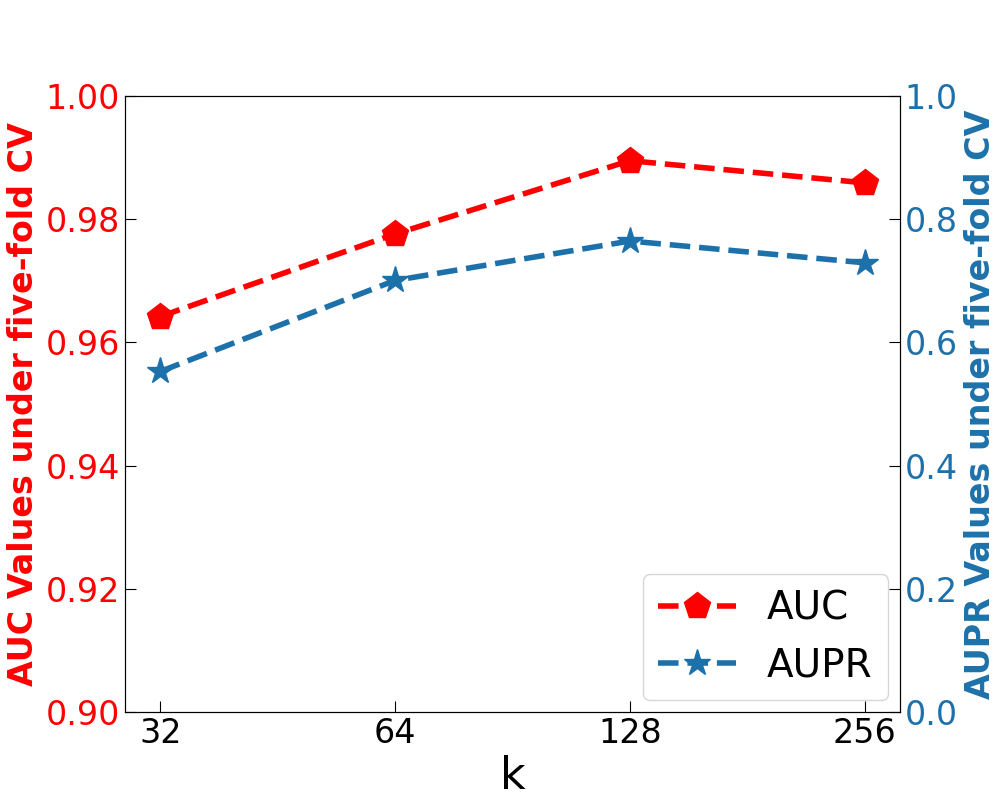

The Python source for this figure:
import matplotlib.pyplot as plt
import numpy as np
import pandas as pd
# 示例数据
from matplotlib import font_manager, ticker
from matplotlib.ticker import FixedLocator

'''
微生物或者疾病节点的特证数k
'''
data = pd.read_excel("Parameter_sensitivity_analysis.xlsx", sheet_name='HMDAD_k', header=0)
k = data['k']
auc_values = data['AUC']
aupr_values = data['AUPR']
# 创建双 y 轴
fig, ax1 = plt.subplots(figsize=(10, 8))

x_new = np.arange(len(k))  # 等间距坐标: [0, 1, 2, 3]
# 绘制 AUC 曲线
auc_line, = ax1.plot(x_new, auc_values, color='red', marker='p', lw=4, linestyle='dashed', label='AUC',
                     markersize=20)  # 红色，虚线
ax1.set_xlabel('k', fontsize='32')
# 设置 X 轴为等间隔显示，并重新设置刻度标签
ax1.set_xticks(x_new)  # 等间距刻度位置
ax1.set_xticklabels([32, 64, 128, 256], fontsize=24)  # 显示原始 k 数据作为标签

ax1.set_ylabel('AUC Values under five-fold CV', color='red', fontsize='24', fontweight='bold')
ax1.tick_params(axis='x', labelsize='24', which='major', direction='in', length=8)
ax1.tick_params(axis='y', labelcolor='red', labelsize='24', direction='in', length=8)
ax1.set_ylim(0.9, 1.0)

# 添加第二个 y 轴
ax2 = ax1.twinx()
aupr_line, = ax2.plot(x_new, aupr_values, color='#1D71AA', marker='*', lw=4, linestyle='dashed', label='AUPR',
                      markersize=20)  # 蓝色，星型点
ax2.set_ylabel('AUPR Values under five-fold CV', color='#1D71AA', fontsize='24', fontweight='bold')
ax2.tick_params(axis='y', labelcolor='#1D71AA', labelsize='24', direction='in', length=8)
ax2.set_ylim(0.0, 1.0)

# 设置字体大小
font_properties = font_manager.FontProperties(size='28')  # 设置字体大小为10
# 创建图例并同时放在右上角
fig.legend(handles=[auc_line, aupr_line],  # 曲线句柄
           labels=['AUC', 'AUPR'],  # 图例标签
           loc='lower right',  # 位置在右上角
           bbox_to_anchor=(1, 0),  # 图例锚点
           bbox_transform=ax1.transAxes,  # 使用第一个坐标轴的变换
           borderaxespad=0.3,  # 与坐标轴的距离
           ncol=1,  # 每列显示一个图例
           frameon=True,
           prop=font_properties)  # 取消边框

# 显示图形
plt.title('', fontsize='36')
plt.savefig('hyperparameters_k.png')
# plt.show()
